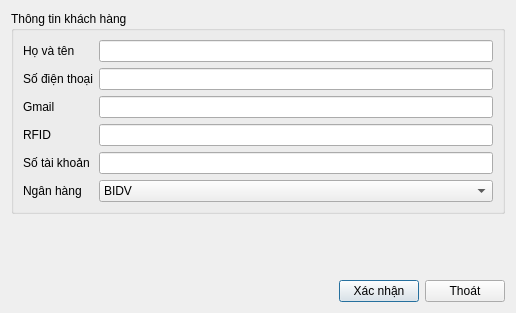
<?xml version="1.0" encoding="UTF-8"?>
<ui version="4.0">
 <class>KHThongTinDialog</class>
 <widget class="QDialog" name="KHThongTinDialog">
  <property name="geometry">
   <rect>
    <x>0</x>
    <y>0</y>
    <width>516</width>
    <height>313</height>
   </rect>
  </property>
  <property name="windowTitle">
   <string>Dialog</string>
  </property>
  <layout class="QVBoxLayout" name="verticalLayout_3">
   <item>
    <widget class="QGroupBox" name="groupBox">
     <property name="title">
      <string>Thông tin khách hàng</string>
     </property>
     <layout class="QHBoxLayout" name="horizontalLayout">
      <item>
       <layout class="QVBoxLayout" name="verticalLayout_2">
        <item>
         <widget class="QLabel" name="label">
          <property name="text">
           <string>Họ và tên</string>
          </property>
         </widget>
        </item>
        <item>
         <widget class="QLabel" name="label_2">
          <property name="text">
           <string>Số điện thoại</string>
          </property>
         </widget>
        </item>
        <item>
         <widget class="QLabel" name="label_3">
          <property name="text">
           <string>Gmail</string>
          </property>
         </widget>
        </item>
        <item>
         <widget class="QLabel" name="label_6">
          <property name="text">
           <string>RFID</string>
          </property>
         </widget>
        </item>
        <item>
         <widget class="QLabel" name="label_4">
          <property name="text">
           <string>Số tài khoản</string>
          </property>
         </widget>
        </item>
        <item>
         <widget class="QLabel" name="label_5">
          <property name="text">
           <string>Ngân hàng</string>
          </property>
         </widget>
        </item>
       </layout>
      </item>
      <item>
       <layout class="QVBoxLayout" name="verticalLayout">
        <item>
         <widget class="QLineEdit" name="lineEditHoVaTen"/>
        </item>
        <item>
         <widget class="QLineEdit" name="lineEditSoDienThoai"/>
        </item>
        <item>
         <widget class="QLineEdit" name="lineEditGmail"/>
        </item>
        <item>
         <widget class="QLineEdit" name="lineEditRFID"/>
        </item>
        <item>
         <widget class="QLineEdit" name="lineEditSoTaiKhoan"/>
        </item>
        <item>
         <widget class="QComboBox" name="comboBoxNganHang">
          <item>
           <property name="text">
            <string>BIDV</string>
           </property>
          </item>
          <item>
           <property name="text">
            <string>Vietcombank</string>
           </property>
          </item>
          <item>
           <property name="text">
            <string>VPBank</string>
           </property>
          </item>
          <item>
           <property name="text">
            <string>VietinBank</string>
           </property>
          </item>
          <item>
           <property name="text">
            <string>MBBank</string>
           </property>
          </item>
          <item>
           <property name="text">
            <string>ACB</string>
           </property>
          </item>
          <item>
           <property name="text">
            <string>SHB</string>
           </property>
          </item>
          <item>
           <property name="text">
            <string>Techcombank</string>
           </property>
          </item>
          <item>
           <property name="text">
            <string>Agribank</string>
           </property>
          </item>
          <item>
           <property name="text">
            <string>HDBank</string>
           </property>
          </item>
          <item>
           <property name="text">
            <string>LienVietPostBank</string>
           </property>
          </item>
          <item>
           <property name="text">
            <string>VIB</string>
           </property>
          </item>
          <item>
           <property name="text">
            <string>SeABank</string>
           </property>
          </item>
          <item>
           <property name="text">
            <string>VBSP</string>
           </property>
          </item>
          <item>
           <property name="text">
            <string>TPBank</string>
           </property>
          </item>
          <item>
           <property name="text">
            <string>OCB</string>
           </property>
          </item>
          <item>
           <property name="text">
            <string>MSB</string>
           </property>
          </item>
          <item>
           <property name="text">
            <string>Sacombank</string>
           </property>
          </item>
          <item>
           <property name="text">
            <string>Eximbank</string>
           </property>
          </item>
          <item>
           <property name="text">
            <string>SCB</string>
           </property>
          </item>
          <item>
           <property name="text">
            <string>VDB</string>
           </property>
          </item>
          <item>
           <property name="text">
            <string>Nam A Bank</string>
           </property>
          </item>
          <item>
           <property name="text">
            <string>ABBANK</string>
           </property>
          </item>
          <item>
           <property name="text">
            <string>PVcomBank</string>
           </property>
          </item>
          <item>
           <property name="text">
            <string>Bac A Bank</string>
           </property>
          </item>
          <item>
           <property name="text">
            <string>UOB</string>
           </property>
          </item>
          <item>
           <property name="text">
            <string>Woori</string>
           </property>
          </item>
          <item>
           <property name="text">
            <string>HSBC</string>
           </property>
          </item>
          <item>
           <property name="text">
            <string>SCBVL</string>
           </property>
          </item>
          <item>
           <property name="text">
            <string>PBVN</string>
           </property>
          </item>
          <item>
           <property name="text">
            <string>SHBVN</string>
           </property>
          </item>
          <item>
           <property name="text">
            <string>NCB</string>
           </property>
          </item>
          <item>
           <property name="text">
            <string>VietABank</string>
           </property>
          </item>
          <item>
           <property name="text">
            <string>BVBank</string>
           </property>
          </item>
          <item>
           <property name="text">
            <string>Vikki Bank	</string>
           </property>
          </item>
          <item>
           <property name="text">
            <string>Vietbank</string>
           </property>
          </item>
          <item>
           <property name="text">
            <string>ANZVL</string>
           </property>
          </item>
          <item>
           <property name="text">
            <string>MBV</string>
           </property>
          </item>
          <item>
           <property name="text">
            <string>CIMB</string>
           </property>
          </item>
          <item>
           <property name="text">
            <string>Kienlongbank</string>
           </property>
          </item>
          <item>
           <property name="text">
            <string>IVB</string>
           </property>
          </item>
          <item>
           <property name="text">
            <string>BAOVIET Bank	</string>
           </property>
          </item>
          <item>
           <property name="text">
            <string>SAIGONBANK</string>
           </property>
          </item>
          <item>
           <property name="text">
            <string>Co-opBank	</string>
           </property>
          </item>
          <item>
           <property name="text">
            <string>GPBank</string>
           </property>
          </item>
          <item>
           <property name="text">
            <string>VRB</string>
           </property>
          </item>
          <item>
           <property name="text">
            <string>VCBNeo</string>
           </property>
          </item>
          <item>
           <property name="text">
            <string>HLBVN</string>
           </property>
          </item>
          <item>
           <property name="text">
            <string>PGBank</string>
           </property>
          </item>
         </widget>
        </item>
       </layout>
      </item>
     </layout>
    </widget>
   </item>
   <item>
    <spacer name="verticalSpacer">
     <property name="orientation">
      <enum>Qt::Orientation::Vertical</enum>
     </property>
     <property name="sizeHint" stdset="0">
      <size>
       <width>20</width>
       <height>6</height>
      </size>
     </property>
    </spacer>
   </item>
   <item>
    <layout class="QHBoxLayout" name="horizontalLayout_2">
     <item>
      <spacer name="horizontalSpacer">
       <property name="orientation">
        <enum>Qt::Orientation::Horizontal</enum>
       </property>
       <property name="sizeHint" stdset="0">
        <size>
         <width>40</width>
         <height>20</height>
        </size>
       </property>
      </spacer>
     </item>
     <item>
      <widget class="QPushButton" name="pushButtonXacNhan">
       <property name="text">
        <string>Xác nhận</string>
       </property>
      </widget>
     </item>
     <item>
      <widget class="QPushButton" name="pushButtonThoat">
       <property name="text">
        <string>Thoát</string>
       </property>
      </widget>
     </item>
    </layout>
   </item>
  </layout>
 </widget>
 <resources/>
 <connections/>
</ui>
